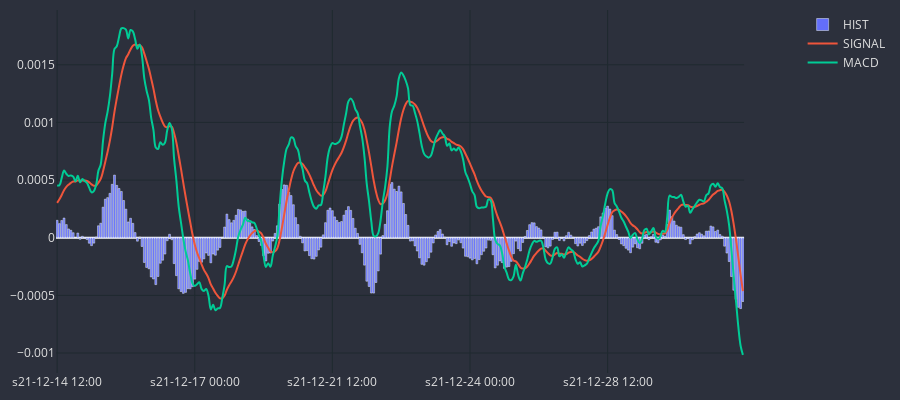

The notebook cell saved with this chart:
### Code cell
cp = CandlePlot(dfp, candles=False)
cp.fig.add_trace(go.Bar(x=cp.df_plot.sTime, y=cp.df_plot.HIST, name='HIST'))
cp.show_plot(line_traces=['SIGNAL', 'MACD'], sec_traces=[])

### Figure 1 — Plotly figure (JSON) as saved in the notebook; plotly's stock layout.template omitted (floating-point values rounded to 4 significant figures; data arrays with more than 128 entries replaced by an {"elided": "..."} marker saying what was removed)
{"data": [{"name": "HIST", "type": "bar", "x": {"elided": "300 str values"}, "y": {"elided": "300 float values"}}, {"line": {"shape": "spline", "width": 2}, "name": "SIGNAL", "type": "scatter", "x": {"elided": "300 str values"}, "xaxis": "x", "y": {"elided": "300 float values"}, "yaxis": "y"}, {"line": {"shape": "spline", "width": 2}, "name": "MACD", "type": "scatter", "x": {"elided": "300 str values"}, "xaxis": "x", "y": {"elided": "300 float values"}, "yaxis": "y"}], "layout": {"font": {"color": "#e1e1e1", "size": 12}, "height": 400, "margin": {"b": 10, "l": 10, "r": 10, "t": 10}, "paper_bgcolor": "#2c303c", "plot_bgcolor": "#2c303c", "width": 900, "xaxis": {"anchor": "y", "domain": [0, 0.94], "gridcolor": "#1f292f", "nticks": 5, "rangeslider": {"visible": false}}, "yaxis": {"anchor": "x", "domain": [0, 1], "gridcolor": "#1f292f"}, "yaxis2": {"anchor": "x", "gridcolor": "#1f292f", "overlaying": "y", "side": "right"}}}
